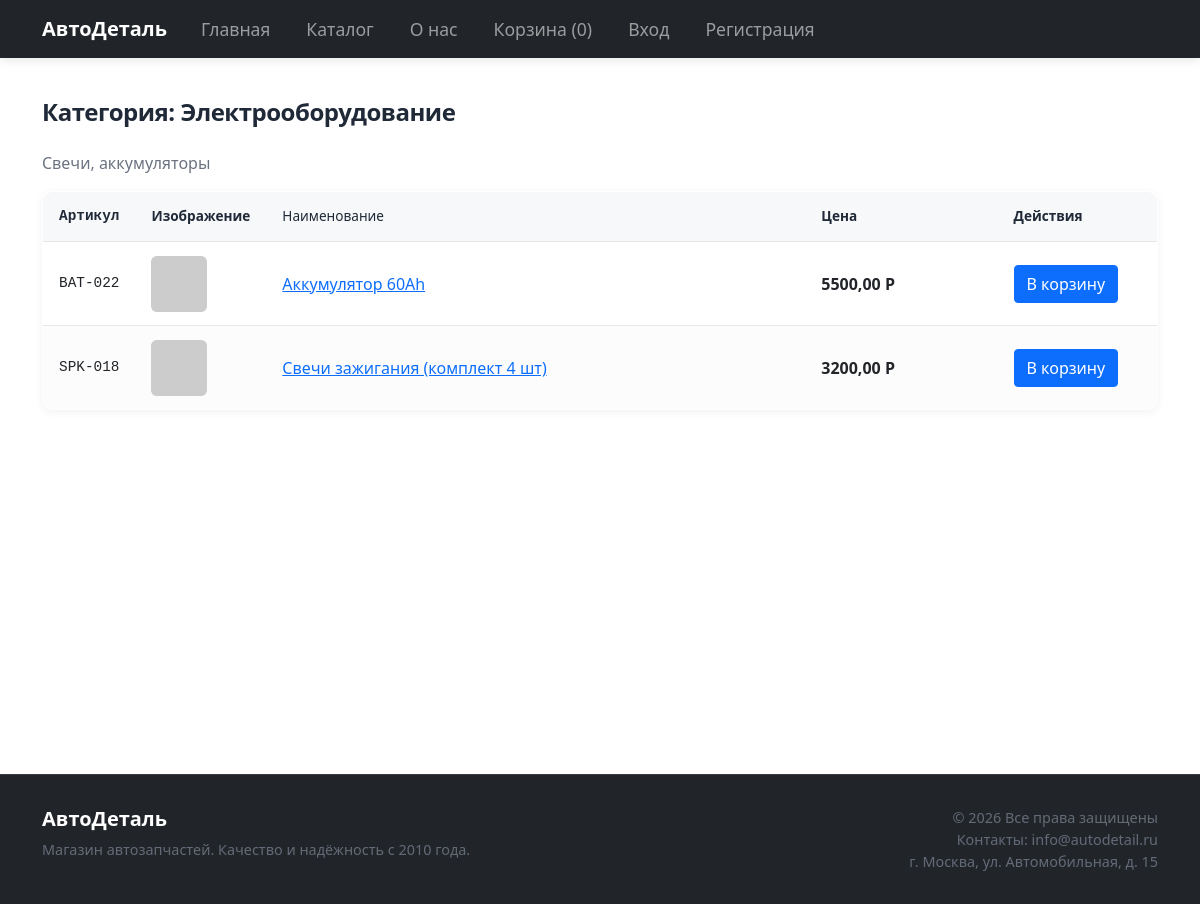
Page /category/electrical/ on the committed database.
### products/models.py (models this page shows, shortened)
class Category(models.Model):
    name = models.CharField(max_length=100, verbose_name='Название')
    slug = models.SlugField(unique=True, verbose_name='URL')
    description = models.TextField(verbose_name='Описание', blank=True)
    class Meta:
        verbose_name = 'Категория'
        verbose_name_plural = 'Категории'

class Product(models.Model):
    category = models.ForeignKey(
        Category,
        on_delete=models.CASCADE,
        related_name='products',
        verbose_name='Категория',
    )
    article = models.CharField(
        max_length=50,
        verbose_name='Артикул',
        blank=True,
        help_text='Например: BRK-001, OIL-005',
    )
    name = models.CharField(max_length=200, verbose_name='Название')
    slug = models.SlugField(unique=True, verbose_name='URL')
    description = models.TextField(verbose_name='Описание')
    price = models.DecimalField(
        max_digits=10,
        decimal_places=2,
        verbose_name='Цена',
    )
    image = models.ImageField(
        upload_to='products/%Y/%m/%d/',
        verbose_name='Изображение',
        blank=True,
        null=True,
    )
    stock = models.PositiveIntegerField(verbose_name='Количество на складе', default=0)
    delivery_days = models.CharField(
        max_length=50,
        verbose_name='Срок доставки при отсутствии',
        blank=True,
        help_text='Например: 3 дня',
    )
    available = models.BooleanField(default=True, verbose_name='Доступен')
    created = models.DateTimeField(auto_now_add=True, verbose_name='Создан')
    updated = models.DateTimeField(auto_now=True, verbose_name='Обновлён')
    class Meta:
        verbose_name = 'Товар'
        verbose_name_plural = 'Товары'
        ordering = ['-created']
    def get_absolute_url(self):
        return reverse('products:product_detail', args=[self.slug])

### products/views.py (the view)
# urls.py: path('category/<slug:slug>/', views.category_detail, name='category_detail'),
def category_detail(request, slug):
    category = get_object_or_404(Category, slug=slug)
    products = Product.objects.filter(category=category, available=True)
    context = {
        'category': category,
        'products': products,
    }
    return render(request, 'products/category_detail.html', context)

### cart/context_processors.py (called while the page is built)
def cart_total(request):
    if not hasattr(request, 'user') or not request.user:
        return {'cart_total_items': 0, 'cart': None}
    try:
        cart = get_or_create_cart(request)
        return {'cart_total_items': cart.total_items, 'cart': cart}
    except Exception:
        return {'cart_total_items': 0, 'cart': None}

### cart/views.py (called while the page is built)
def get_or_create_cart(request):
    if request.user.is_authenticated:
        cart, _ = Cart.objects.get_or_create(user=request.user)
    else:
        if not request.session.session_key:
            request.session.create()
        cart, _ = Cart.objects.get_or_create(session_key=request.session.session_key)
    return cart

### templates/products/category_detail.html (shortened to what this page needs)
{% extends 'base.html' %}
{% block content %}
<h1 class="page-title">Категория: {{ category.name }}</h1>
{% if category.description %}<p>{{ category.description }}</p>{% endif %}
{% if products %}
<table class="catalog-table">
  <thead>
    <tr>
      <th class="col-article">Артикул</th>
      <th class="col-image">Изображение</th>
      <th class="col-name">Наименование</th>
      <th class="col-price">Цена</th>
      <th class="col-actions">Действия</th>
    </tr>
  </thead>
  <tbody>
    {% for product in products %}
    <tr>
      <td class="col-article">{{ product.article|default:product.id }}</td>
      <td class="col-image">
        {% if product.image %}
        <img src="{{ product.image.url }}" alt="{{ product.name }}" width="56" height="56">
        {% else %}
        <img src="https://placehold.co/56x56/e5e7eb/6b7280?text=—" alt="" width="56" height="56">
        {% endif %}
      </td>
      <td class="col-name"><a href="{{ product.get_absolute_url }}">{{ product.name }}</a></td>
      <td class="col-price">{{ product.price }} Р</td>
      <td class="col-actions">
        <form method="post" action="{% url 'cart:add_to_cart' %}" class="add-to-cart-form">
          <button type="submit" class="btn btn-primary add-to-cart-btn">В корзину</button>
        </form>
      </td>
    </tr>
    {% endfor %}
  </tbody>
</table>
{% else %}
<p>В этой категории пока нет товаров.</p>
{% endif %}
{% endblock %}

### static/css/style.css (style rules this page uses)
:root { --color-primary: #2563eb; --color-primary-hover: #1d4ed8; --color-text: #1f2937; --color-text-muted: #6b7280; --color-bg: #ffffff; --color-bg-light: #f7f8fa; --color-border: #e5e7eb; --color-success: #059669; --color-warning: #d97706; --font-sans: -apple-system, BlinkMacSystemFont, "Segoe UI", Roboto, "Helvetica Neue", Arial, sans-serif; --max-width: 1200px; --header-bg: #fafafa; }
* { box-sizing: border-box; }
body { margin: 0; font-family: var(--font-sans), 'Arial', sans-serif; font-size: 16px; line-height: 1.6; color: var(--color-text); background: var(--color-bg); min-height: 100vh; display: flex; flex-direction: column; -webkit-font-smoothing: antialiased; }
a { color: var(--color-primary); text-decoration: none; }
h1 { font-size: 1.75rem; margin: 0 0 1.5rem; color: var(--color-text); }
p { margin: 0 0 0.75rem; color: var(--color-text-muted); }
.btn { display: inline-flex; align-items: center; justify-content: center; gap: 0.5rem; padding: 0.6rem 1.25rem; font-size: 1rem; font-family: inherit; font-weight: 500; border: none; border-radius: 8px; cursor: pointer; text-decoration: none; transition: background 0.2s ease, transform 0.15s ease, box-shadow 0.2s ease; }
.btn-primary { background: var(--color-primary); color: white; }
.page-title { font-size: 1.5rem; margin: 0 0 1.5rem; font-weight: 600; letter-spacing: -0.02em; }
.catalog-table { width: 100%; border-collapse: collapse; background: var(--color-bg); border-radius: 10px; overflow: hidden; box-shadow: 0 2px 8px rgba(0, 0, 0, 0.06); border: 1px solid var(--color-border); }
.catalog-table th, .catalog-table td { padding: 0.85rem 1rem; text-align: left; border-bottom: 1px solid var(--color-border); }
.catalog-table th { background: var(--color-bg-light); font-weight: 600; font-size: 0.85rem; color: var(--color-text); }
.catalog-table tbody tr { transition: background 0.15s ease; }
.catalog-table .col-article { width: 90px; font-family: monospace; font-size: 0.9rem; }
.catalog-table .col-image { width: 70px; }
.catalog-table .col-image img { width: 56px; height: 56px; object-fit: cover; border-radius: 6px; background: var(--color-border); }
.catalog-table .col-name { font-weight: 500; color: var(--color-text); }
.catalog-table .col-price { font-weight: 600; white-space: nowrap; }
.catalog-table .col-actions { width: 160px; }
.add-to-cart-btn { display: inline-flex; align-items: center; gap: 0.35rem; padding: 0.4rem 0.75rem; font-size: 0.9rem; }

### rows in the picture
Category: name "Электрооборудование", description "Свечи, аккумуляторы"
Product: article "BAT-022", name "Аккумулятор 60Ah", price "5500,00"
Product: article "SPK-018", name "Свечи зажигания (комплект 4 шт)", price "3200,00"

### other values in the picture
{{ cart_total_items|default:0 }} "0"
